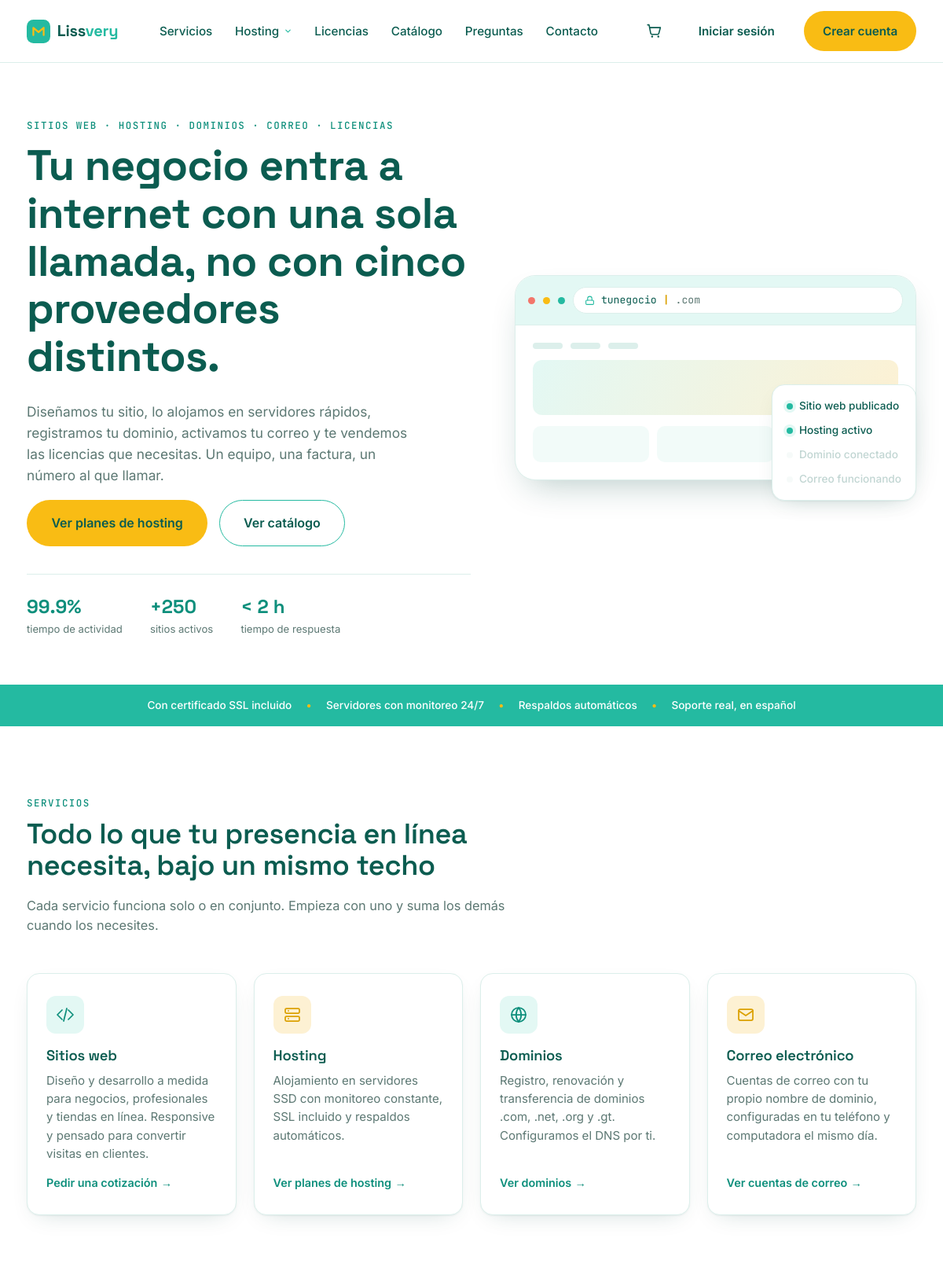
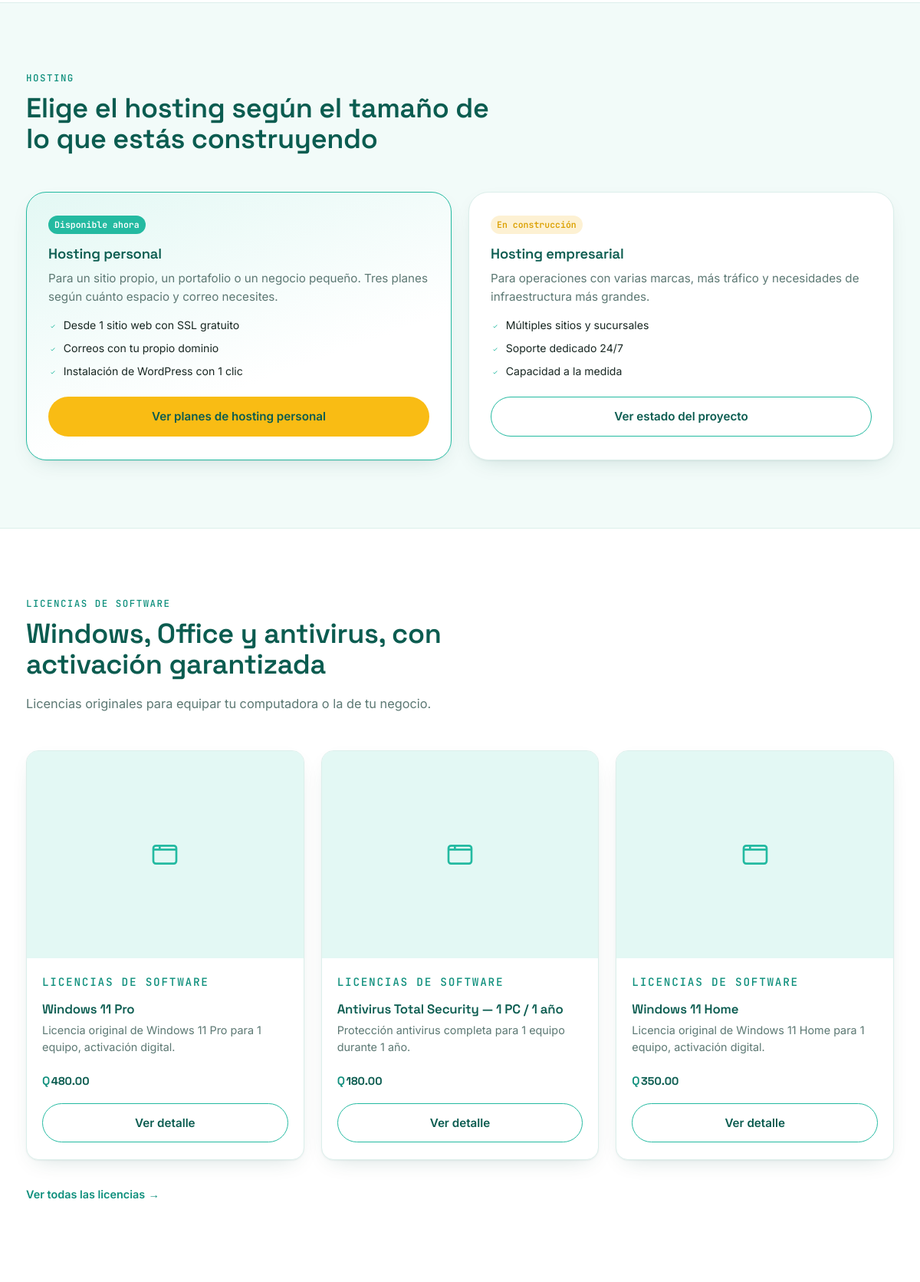
The page / (upper part) on the database its author committed (2 pictures, top to bottom).
### tables this page shows
CREATE TABLE productos (
  id              INT AUTO_INCREMENT PRIMARY KEY,
  categoria_id    INT NOT NULL,
  nombre          VARCHAR(160) NOT NULL,
  descripcion     TEXT NULL,
  precio          DECIMAL(10,2) NOT NULL DEFAULT 0,
  precio_anual    DECIMAL(10,2) NULL,
  imagen          VARCHAR(180) NULL,
  caracteristicas TEXT NULL,
  destacado       TINYINT(1) NOT NULL DEFAULT 0,
  activo          TINYINT(1) NOT NULL DEFAULT 1,
  creado_en       TIMESTAMP NOT NULL DEFAULT CURRENT_TIMESTAMP,
  FOREIGN KEY (categoria_id) REFERENCES categorias(id) ON DELETE CASCADE
);

CREATE TABLE categorias (
  id              INT AUTO_INCREMENT PRIMARY KEY,
  slug            VARCHAR(60) NOT NULL UNIQUE,
  nombre          VARCHAR(120) NOT NULL,
  descripcion     VARCHAR(255) NULL,
  en_construccion TINYINT(1) NOT NULL DEFAULT 0,
  orden           INT NOT NULL DEFAULT 0
);

### includes/functions.php (called while the page is built, shortened)
<?php
function get_productos(PDO $pdo, ?string $categoriaSlug = null, bool $soloActivos = true): array
{
    $sql = "SELECT p.*, c.nombre AS categoria_nombre, c.slug AS categoria_slug
            FROM productos p
            JOIN categorias c ON c.id = p.categoria_id";
    $cond = [];
    $params = [];
    if ($categoriaSlug !== null) {
        $cond[] = 'c.slug = ?';
        $params[] = $categoriaSlug;
    }
    if ($soloActivos) {
        $cond[] = 'p.activo = 1';
    }
    if ($cond) {
        $sql .= ' WHERE ' . implode(' AND ', $cond);
    }
    $sql .= ' ORDER BY p.destacado DESC, p.precio ASC';
    $stmt = $pdo->prepare($sql);
    $stmt->execute($params);
    return $stmt->fetchAll();
}

### index.php (the view, shortened to what this page needs)
<?php
require __DIR__ . '/config/db.php';
require __DIR__ . '/includes/functions.php';
$licencias = get_productos($pdo, 'licencias');
$licenciasDestacadas = array_slice($licencias, 0, 3);
require __DIR__ . '/includes/header.php';
?>
<section class="hero">
  <div class="wrap hero-grid">
    <div class="hero-copy reveal">
      <p class="eyebrow">Sitios web · Hosting · Dominios · Correo · Licencias</p>
      <h1>Tu negocio entra a internet con una sola llamada, no con cinco proveedores distintos.</h1>
      <p class="hero-lead">Diseñamos tu sitio, lo alojamos en servidores rápidos, registramos tu dominio, activamos tu correo y te vendemos las licencias que necesitas. Un equipo, una factura, un número al que llamar.</p>
      <div class="hero-cta">
        <a href="hosting-personal.php" class="btn btn-solid btn-lg">Ver planes de hosting</a>
        <a href="catalogo.php" class="btn btn-outline btn-lg">Ver catálogo</a>
      </div>
      <dl class="hero-stats">
        <div><dt>99.9%</dt><dd>tiempo de actividad</dd></div>
        <div><dt>+250</dt><dd>sitios activos</dd></div>
        <div><dt>&lt; 2 h</dt><dd>tiempo de respuesta</dd></div>
      </dl>
    </div>
    <div class="hero-visual reveal" aria-hidden="true">
      <div class="browser-card">
        <div class="browser-chrome">
          <span class="dot dot-a"></span><span class="dot dot-b"></span><span class="dot dot-c"></span>
          <div class="address-bar">
            <svg width="13" height="13" viewBox="0 0 24 24" fill="none" stroke="currentColor" stroke-width="2" stroke-linecap="round"><rect x="3" y="11" width="18" height="10" rx="2"/><path d="M7 11V7a5 5 0 0 1 10 0v4"/></svg>
            <span id="typedDomain">tunegocio</span><span class="caret">|</span><span class="tld">.com</span>
          </div>
        </div>
        <div class="browser-body">
          <div class="skeleton-nav"><span></span><span></span><span></span></div>
          <div class="skeleton-hero"></div>
          <div class="skeleton-row"><div class="skeleton-box"></div><div class="skeleton-box"></div><div class="skeleton-box"></div></div>
        </div>
      </div>
      <ul class="status-stack" id="statusStack">
        <li><span class="status-dot"></span>Sitio web publicado</li>
        <li><span class="status-dot"></span>Hosting activo</li>
        <li><span class="status-dot"></span>Dominio conectado</li>
        <li><span class="status-dot"></span>Correo funcionando</li>
      </ul>
    </div>
  </div>
</section>
<section class="trust-strip">
  <div class="wrap trust-inner">
    <p>Con certificado SSL incluido</p><span class="trust-sep" aria-hidden="true">•</span>
    <p>Servidores con monitoreo 24/7</p><span class="trust-sep" aria-hidden="true">•</span>
    <p>Respaldos automáticos</p><span class="trust-sep" aria-hidden="true">•</span>
    <p>Soporte real, en español</p>
  </div>
</section>
<section class="section" id="servicios">
  <div class="wrap">
    <div class="section-head reveal">
      <p class="eyebrow">Servicios</p>
      <h2>Todo lo que tu presencia en línea necesita, bajo un mismo techo</h2>
      <p class="section-lead">Cada servicio funciona solo o en conjunto. Empieza con uno y suma los demás cuando los necesites.</p>
    </div>
    <div class="card-grid reveal">
      <article class="service-card">
        <div class="service-icon tint-teal"><svg viewBox="0 0 24 24" fill="none" stroke="currentColor" stroke-width="1.75" stroke-linecap="round" stroke-linejoin="round"><polyline points="8 6 2 12 8 18"/><polyline points="16 6 22 12 16 18"/><line x1="14" y1="4" x2="10" y2="20"/></svg></div>
        <h3>Sitios web</h3>
        <p>Diseño y desarrollo a medida para negocios, profesionales y tiendas en línea. Responsive y pensado para convertir visitas en clientes.</p>
        <a href="index.php#contacto" class="card-link">Pedir una cotización <span aria-hidden="true">→</span></a>
      </article>
      <article class="service-card">
        <div class="service-icon tint-gold"></div>
        <h3>Hosting</h3>
        <p>Alojamiento en servidores SSD con monitoreo constante, SSL incluido y respaldos automáticos.</p>
        <a href="hosting-personal.php" class="card-link">Ver planes de hosting <span aria-hidden="true">→</span></a>
      </article>
      <article class="service-card">
        <div class="service-icon tint-teal"><svg viewBox="0 0 24 24" fill="none" stroke="currentColor" stroke-width="1.75" stroke-linecap="round" stroke-linejoin="round"><circle cx="12" cy="12" r="9"/><path d="M3 12h18M12 3a14 14 0 0 1 0 18 14 14 0 0 1 0-18Z"/></svg></div>
        <h3>Dominios</h3>
        <p>Registro, renovación y transferencia de dominios .com, .net, .org y .gt. Configuramos el DNS por ti.</p>
        <a href="catalogo.php?categoria=dominios" class="card-link">Ver dominios <span aria-hidden="true">→</span></a>
      </article>
      <article class="service-card">
        <div class="service-icon tint-gold"><svg viewBox="0 0 24 24" fill="none" stroke="currentColor" stroke-width="1.75" stroke-linecap="round" stroke-linejoin="round"><rect x="3" y="5" width="18" height="14" rx="2"/><path d="m3 7 9 6 9-6"/></svg></div>
        <h3>Correo electrónico</h3>
        <p>Cuentas de correo con tu propio nombre de dominio, configuradas en tu teléfono y computadora el mismo día.</p>
        <a href="index.php#contacto" class="card-link">Ver cuentas de correo <span aria-hidden="true">→</span></a>
      </article>
    </div>
  </div>
</section>
<section class="section section-alt" id="hosting">
  <div class="wrap">
    <div class="section-head reveal">
      <p class="eyebrow">Hosting</p>
      <h2>Elige el hosting según el tamaño de lo que estás construyendo</h2>
    </div>
    <div class="hosting-teaser reveal">
      <div class="hosting-panel is-highlight">
        <span class="tag">Disponible ahora</span>
        <h3>Hosting personal</h3>
        <p>Para un sitio propio, un portafolio o un negocio pequeño. Tres planes según cuánto espacio y correo necesites.</p>
        <ul>
          <li>Desde 1 sitio web con SSL gratuito</li>
          <li>Correos con tu propio dominio</li>
          <li>Instalación de WordPress con 1 clic</li>
        </ul>
        <a href="hosting-personal.php" class="btn btn-solid btn-block">Ver planes de hosting personal</a>
      </div>
      <div class="hosting-panel">
        <span class="tag">En construcción</span>
        <h3>Hosting empresarial</h3>
        <p>Para operaciones con varias marcas, más tráfico y necesidades de infraestructura más grandes.</p>
        <ul>
          <li>Múltiples sitios y sucursales</li>
          <li>Soporte dedicado 24/7</li>
          <li>Capacidad a la medida</li>
        </ul>
        <a href="hosting-empresarial.php" class="btn btn-outline btn-block">Ver estado del proyecto</a>
      </div>
    </div>
  </div>
</section>
<section class="section" id="licencias">
  <div class="wrap">
    <div class="section-head reveal">
      <p class="eyebrow">Licencias de software</p>
      <h2>Windows, Office y antivirus, con activación garantizada</h2>
      <p class="section-lead">Licencias originales para equipar tu computadora o la de tu negocio.</p>
    </div>
    <?php if (empty($licenciasDestacadas)): ?>
      <p>Muy pronto vas a encontrar aquí las licencias disponibles.</p>
    <?php else: ?>
      <div class="catalog-grid reveal">
        <?php foreach ($licenciasDestacadas as $p): ?>
          <article class="catalog-card">
            <a href="producto.php?id=<?= (int) $p['id'] ?>" class="catalog-img">
              <?php if ($p['imagen']): ?>
                <img src="uploads/productos/<?= htmlspecialchars($p['imagen']) ?>" alt="<?= htmlspecialchars($p['nombre']) ?>">
              <?php else: ?>
                <span class="catalog-img-placeholder" aria-hidden="true"><svg viewBox="0 0 24 24" fill="none" stroke="currentColor" stroke-width="1.6"><rect x="3" y="5" width="18" height="14" rx="2"/><path d="M3 8h18M8 5v3"/></svg></span>
              <?php endif; ?>
            </a>
            <div class="catalog-body">
              <p class="eyebrow"><?= htmlspecialchars($p['categoria_nombre']) ?></p>
              <h3><a href="producto.php?id=<?= (int) $p['id'] ?>"><?= htmlspecialchars($p['nombre']) ?></a></h3>
              <p><?= htmlspecialchars(mb_strimwidth((string) $p['descripcion'], 0, 90, '…')) ?></p>
              <p class="catalog-price"><span class="currency">Q</span><?= number_format($p['precio'], 2) ?></p>
              <a href="producto.php?id=<?= (int) $p['id'] ?>" class="btn btn-outline btn-block">Ver detalle</a>
            </div>
          </article>
        <?php endforeach; ?>
      </div>
      <p style="margin-top:2rem;"><a href="catalogo.php?categoria=licencias" class="card-link">Ver todas las licencias <span aria-hidden="true">→</span></a></p>
    <?php endif; ?>
  </div>
</section>
<?php require __DIR__ . '/includes/footer.php'; ?>

### rows shown on the page
productos: categoria.nombre "LICENCIAS DE SOFTWARE", nombre "Windows 11 Pro", descripcion "Licencia original de Windows 11 Pro para 1 equipo, activación digital.", precio "480.00"
productos: categoria.nombre "LICENCIAS DE SOFTWARE", nombre "Antivirus Total Security — 1 PC / 1 año", descripcion "Protección antivirus completa para 1 equipo durante 1 año.", precio "180.00"
productos: categoria.nombre "LICENCIAS DE SOFTWARE", nombre "Windows 11 Home", descripcion "Licencia original de Windows 11 Home para 1 equipo, activación digital.", precio "350.00"
